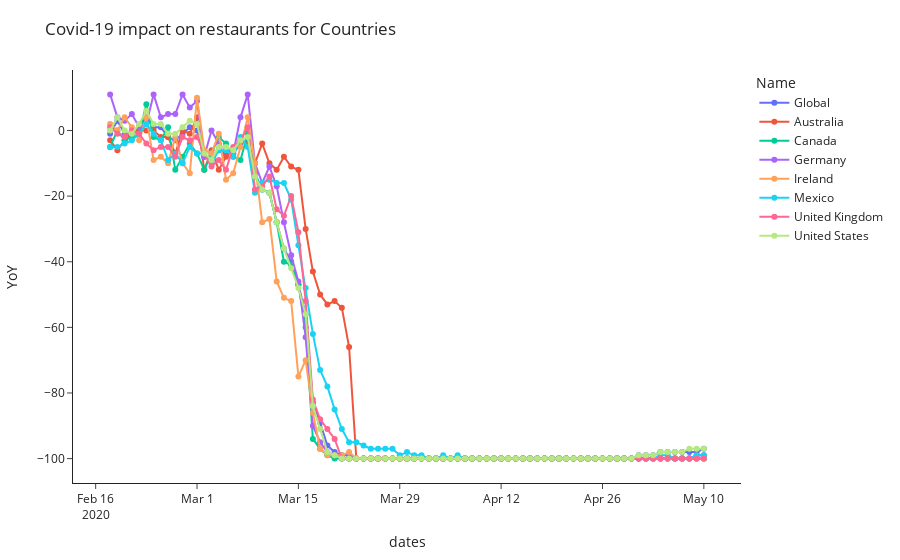

Notebook source saved alongside this figure:
### Markdown cell above
# Final project Data 608

    Project Members :- Samriti Malhotra & Vishal Arora


## Covid-19 impact on restaurant business.
 
In addition to its severe cost to human life, the novel coronavirus has wreaked havoc on a number of industries including 
airlines, cruises, and Food industry. As people and governments and public health experts stress the importance of social 
distancing as a way to stem the spread of the contagion, restaurants are seeing major declines in patronage. Across the 
country the number of COVID-19 cases are increasing - and the number of restaurant patrons are plummeting.Many restaurants 
are now paralyzed across US and whole world.

During this project we wanted to show the impact of covid-19 through visualization and also in turn utilise as many various 
Data Visualization techniques we learned dring our course of Data 608.The intent was learn n utilise as many various ways to 
visualize the data and also explore various packages available for Data Visulaization using R & Python. In this we have extracted the data from OpenTable.com site which is an online restaurant booking site, wherein user can book a restaurant and also if they want particular seats within a restaurants and open table provides reviews for restaurants. They are active since 1998 and has been doing thier bit in this pandemic by taking online orders to be delivered.

Opentable dataset can be extracted from below link, though the dataset is small from 02/18 - 05/10 and is regularly updated.The dataset contains data from various countries and states and cities through out the world where open table has presence. But mainly the data if from US restaurants.

    >>   https://www.opentable.com/state-of-industry


## Steps for Data Visualization.

 First step is to import all the necessary modules for Data wrangling and cleaning , before having the data available for Data visualization. The dataset was taken from opentable.com site which was in the form of CSV, for the sake of continuity we downloaded and uploaded the csv in github. Using read_csv function using panda library the csv is loaded into a dataframe and using head function to get an overlook of the data, we can also use describe function to get statistical summary of each column for dataset  or in turn use info function to get more details regarding data such a data type of each column how many observations and columns are there in our data.

### Enhancing Data visualization through Tooltips for Country dataset

> Using melt function from pandas library to reshape the data from wide to long form.
> Format the datee columns to datetype using pandas library function to_datatime to convert char to date type.
> Filtered the data into different groups based on the Type column values  of the such as if  Type=='country' etc..
> After this step we have 3 different datasets  namely Country | State | City.
> Next step was to view the dataset for countries and then we used plotly.express to draw line graph for all contries during 
  the time frame of Feb-18,2020 to May-10,2020. We can clearly see that on Mar 17th or 18th , globaly and also in US the   
  lockdown came into that the time period when restaurant business went down Year on year(YoY) to -100 in comparison to year 
  2019.We can see that on Feb-18 itself the restaurant business started getting impacted as nearly for the countries we can see 
  YoY index was close to 0, except Germany which was still in positive and only after Mar 8th , Germany YoY index went 
  drastically below into negative. If you place the cursor on the markers on the line a tooltip will pop out which will give 
  the name of the country , date and also the YoY index for the country.

### Code cell
import pandas as pd
import numpy as np
import matplotlib.pyplot as plt
import plotly.express as px
from datetime import datetime
from ipywidgets import widgets
from ipywidgets import interact, interact_manual
from IPython.display import display, clear_output
import ipywidgets as widgets
import seaborn as sns
import warnings



warnings.filterwarnings('ignore')
#import calendar


# load data from github, as downloaded from opentable site 
restra = pd.read_csv("https://raw.githubusercontent.com/samriti0202/Data608/master/Final%20Project/state_of_industry_data.csv")
# to show the
restra.head()


restra_tidy = restra.melt(id_vars=["Type" , "Name"] , var_name = "dates" , value_name = "YoY")

restra_tidy['dates'] = restra_tidy['dates']+"/2020"
restra_tidy['dates'] = pd.to_datetime(restra_tidy['dates'])


restra_city = restra_tidy[restra_tidy["Type"] == 'city']

restra_country = restra_tidy[restra_tidy["Type"] == 'country']

restra_state = restra_tidy[restra_tidy["Type"] == 'state']


# Visualizing Country dataset and drawing line plot to se how restaurant business fared in 
# each countty and Global faried during this Covid-19 from Feb 2020 to May 2020.

fig = px.line(restra_country, x="dates", y="YoY", color="Name", title="Covid-19 impact on restaurants for Countries")
fig.update_layout(margin=dict(l=70, r=70, t=70, b=70), paper_bgcolor="white",template="simple_white")
fig.update_traces(mode="markers+lines")
fig.show()
